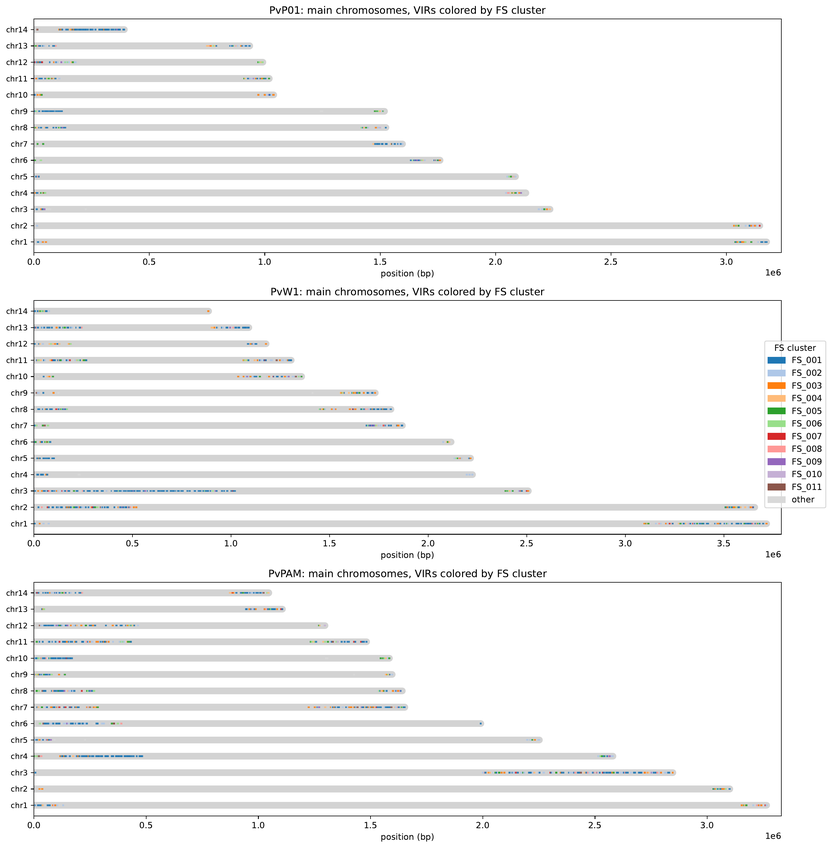
#> input picture manuscript/figures/fig1_ideogram.png, 832 x 848 px, shrunk from 2726 x 2780 before the run, found by its file name
$ python make_figure3_genomic_organization.py
#> lines starting #> are read from the running program, lines starting #| are printed output that depends on the picture
#!/usr/bin/env python3
"""
Generate publication-grade Figure 3:
Subtelomeric Compartmentalization and Chromosomal Organization of the VIR Superfamily.

Panel a: Chromosome ideograms across all 14 chromosomes in PvP01, PvW1, and PvPAM colored by Foldseek structural class.
Panel b: Relative chromosomal position density profiles (FS_001 vs other VIRs).
"""

import matplotlib.pyplot as plt
from PIL import Image
import matplotlib as mpl

mpl.rcParams["font.sans-serif"] = ["Helvetica", "Arial", "DejaVu Sans"]
mpl.rcParams["font.family"] = "sans-serif"
mpl.rcParams["figure.dpi"] = 300
mpl.rcParams["savefig.dpi"] = 300
mpl.rcParams["pdf.fonttype"] = 42

def build_figure3():
    fig = plt.figure(figsize=(12.0, 11.5))

    # Panel a: Ideograms (top, y: 0.32 to 0.96)
    ax_a = fig.add_axes([0.04, 0.30, 0.92, 0.65])
    im_a = Image.open("/Users/anton/git/orbit-paper/manuscript/figures/fig1_ideogram.png")
#> im_a is the input picture: PIL image 832x848 RGB; mean R, G, B 243.6, 243.7, 243.7
    ax_a.imshow(im_a)
    ax_a.axis("off")
    ax_a.text(0.01, 1.03, "a", transform=ax_a.transAxes, fontsize=15, fontweight="bold", color="#1E3A8A", va="top")
    ax_a.text(0.045, 1.03, "Chromosomal Landscapes and Structural Classification Across Continents",
              transform=ax_a.transAxes, fontsize=11, fontweight="bold", color="#0F172A", va="top")
    ax_a.text(0.045, 1.00, "14 chromosomes across PvP01 (Indonesia), PvW1 (Thailand), and PvPAM (Peru) colored by Foldseek structural class",
              transform=ax_a.transAxes, fontsize=8.2, fontstyle="italic", color="#475569", va="top")

    # Panel b: Density profile (bottom, y: 0.04 to 0.26)
    ax_b = fig.add_axes([0.04, 0.03, 0.92, 0.24])
    im_b = Image.open("/Users/anton/git/orbit-paper/manuscript/figures/fig2_fs001_density.png")
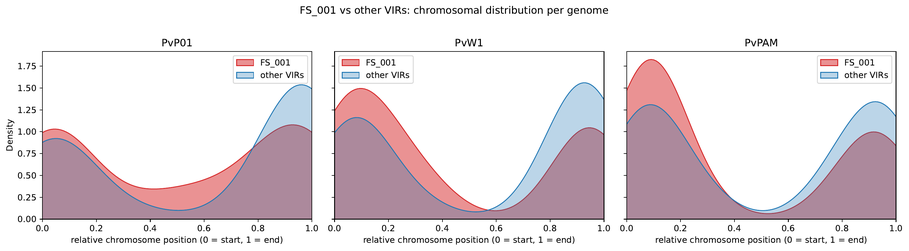
#> input picture manuscript/figures/fig2_fs001_density.png, 909 x 251 px, shrunk from 2979 x 824 before the run, found by its file name
#> im_b is the input picture: PIL image 909x251 RGB; mean R, G, B 229.6, 220.4, 224.8
    ax_b.imshow(im_b)
    ax_b.axis("off")
    ax_b.text(0.01, 1.08, "b", transform=ax_b.transAxes, fontsize=15, fontweight="bold", color="#1E3A8A", va="top")
    ax_b.text(0.045, 1.08, "Relative Chromosomal Distribution and Subtelomeric Enrichment",
              transform=ax_b.transAxes, fontsize=11, fontweight="bold", color="#0F172A", va="top")
    ax_b.text(0.045, 1.01, "Density profiles show sharp accumulation of FS_001 and other VIRs within terminal 10% of chromosomal ends (64.5% of loci)",
              transform=ax_b.transAxes, fontsize=8.2, fontstyle="italic", color="#475569", va="top")

    plt.savefig("/Users/anton/git/orbit-paper/manuscript/figures/figure3_genomic_organization.png", dpi=300, bbox_inches="tight")
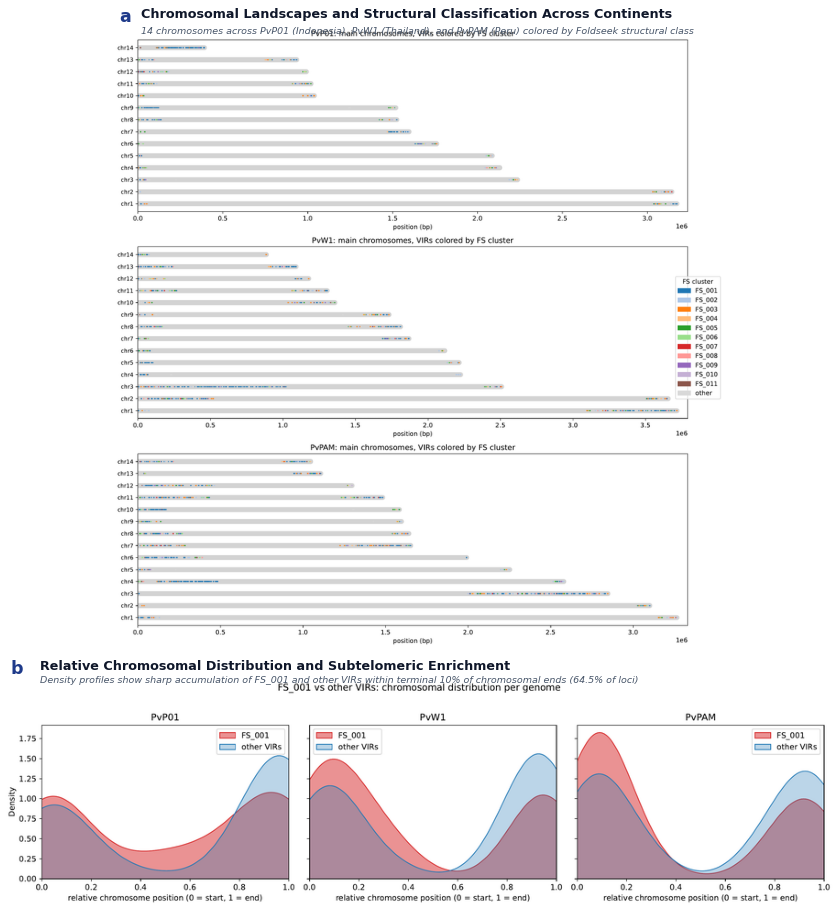
#> figure drawn by matplotlib, 2 panels
    plt.savefig("/Users/anton/git/orbit-paper/manuscript/figures/figure3_genomic_organization.pdf", bbox_inches="tight")
    print("Figure 3 successfully generated!")

if __name__ == "__main__":
    build_figure3()
